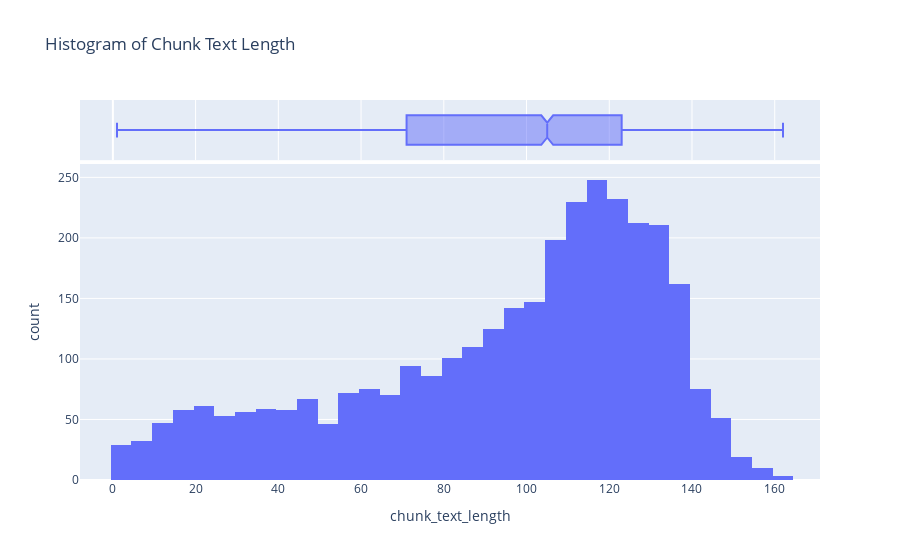

The cell this chart's notebook holds for it:
### Code cell
fig = px.histogram(df_chunks_with_tokens, x='chunk_text_length', title='Histogram of Chunk Text Length', nbins=80, marginal='box')
fig.show()

### Figure 1 — Plotly figure (JSON) as saved in the notebook; plotly's stock layout.template omitted (floating-point values rounded to 4 significant figures; data arrays with more than 128 entries replaced by an {"elided": "..."} marker saying what was removed)
{"data": [{"alignmentgroup": "True", "bingroup": "x", "hovertemplate": "chunk_text_length=%{x}<br>count=%{y}<extra></extra>", "legendgroup": "", "marker": {"color": "#636efa", "pattern": {"shape": ""}}, "name": "", "nbinsx": 80, "offsetgroup": "", "orientation": "v", "showlegend": false, "type": "histogram", "x": {"elided": "3239 int values"}, "xaxis": "x", "yaxis": "y"}, {"alignmentgroup": "True", "hovertemplate": "chunk_text_length=%{x}<extra></extra>", "legendgroup": "", "marker": {"color": "#636efa"}, "name": "", "notched": true, "offsetgroup": "", "showlegend": false, "type": "box", "x": {"elided": "3239 int values"}, "xaxis": "x2", "yaxis": "y2"}], "layout": {"barmode": "relative", "legend": {"tracegroupgap": 0}, "title": {"text": "Histogram of Chunk Text Length"}, "xaxis": {"anchor": "y", "domain": [0, 1], "title": {"text": "chunk_text_length"}}, "xaxis2": {"anchor": "y2", "domain": [0, 1], "matches": "x", "showgrid": true, "showticklabels": false}, "yaxis": {"anchor": "x", "domain": [0, 0.8316], "title": {"text": "count"}}, "yaxis2": {"anchor": "x2", "domain": [0.8416, 1], "matches": "y2", "showgrid": false, "showline": false, "showticklabels": false, "ticks": ""}}}
